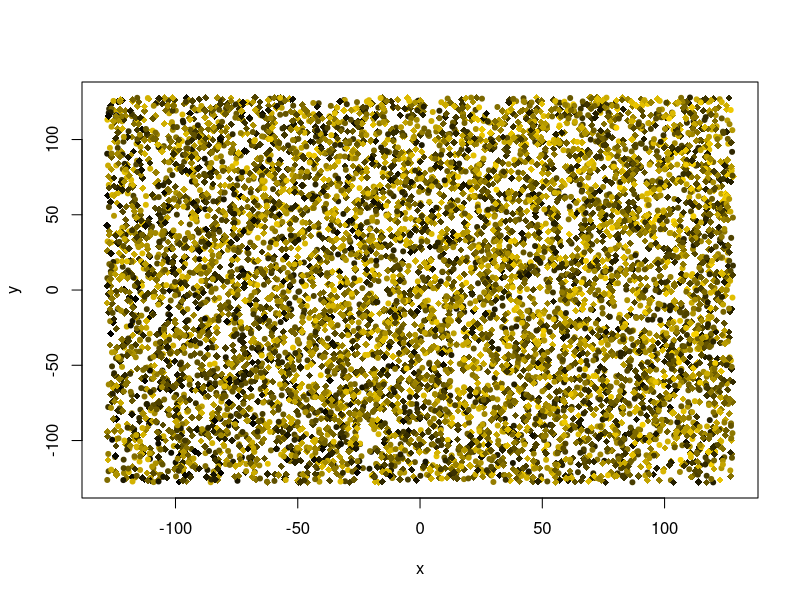
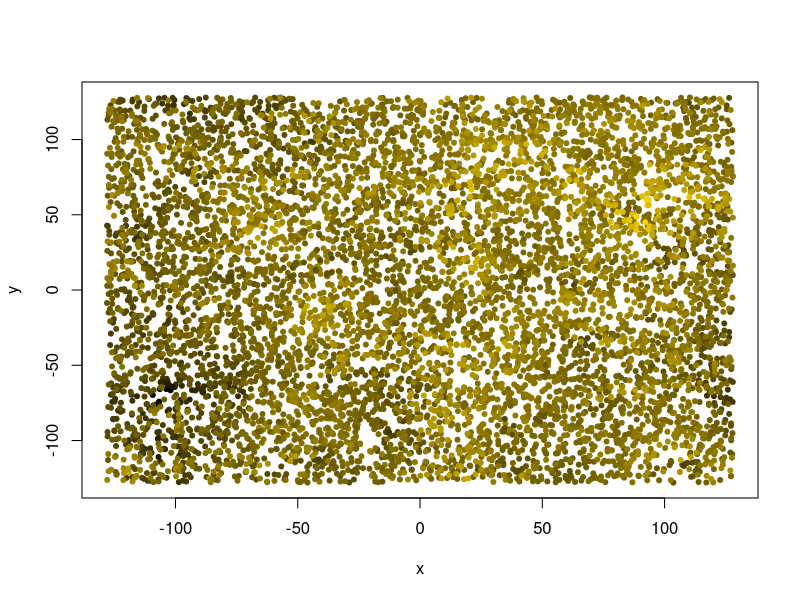
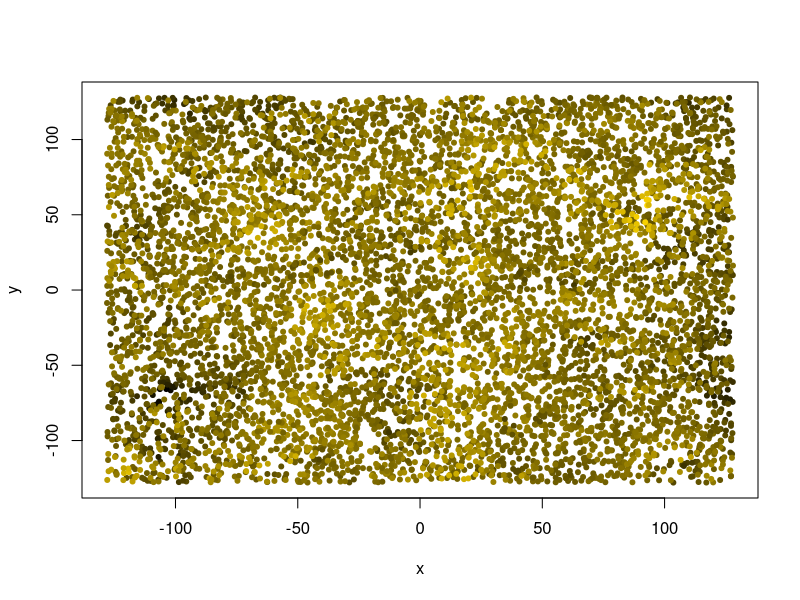

The R source for these figures, in order: (Note: this script raises an error after producing the figures.)
## ---- chunk 1
#| eval: true
.libPaths("/data/R/library")
void <- suppressPackageStartupMessages
# library("sp") |> void()

# our beloved tidyverse components:
library("dplyr") |> void() 
library("ggplot2") |> void()  

## ---- chunk 2
n_observations <- 2^13
extent <- 128
smooth_sigma <- 16
zrange <- 2*pi

# covariate effect magnitudes
a_slope <- pi/3
b_slope <- pi/4

## ---- chunk 3
gimme_points <- function(N = 100, scale = 1.0) (runif(N)*2.0-1.0) * scale
data <- data.frame(
  x = gimme_points(n_observations, extent),
  y = gimme_points(n_observations, extent),
  z_ = gimme_points(n_observations, zrange)
)
knitr::kable(head(data, 5))
## ---- chunk 4

data$a <- 0.7 * data$x / extent + 0.3 * data$y / extent

## ---- chunk 5
data$b <- as.integer(rbinom(n = n_observations, size = 1, prob = 0.4))

data$z <- data$z_ + a_slope * data$a + b_slope * data$b

knitr::kable(head(data, 3))
## ---- chunk 6
#| label: fig-raw-data
#| fig-cap: "The raw data, unsmoothed."

# https://stackoverflow.com/a/9946970
rbpal <- colorRampPalette(c('black','gold'))
color <- rbpal(n_observations)[as.numeric(cut(data$z, breaks = n_observations))]

plot(data$x, data$y, col = color, pch = as.integer(18 + 2*data$b),
  xlab = "x", ylab = "y")
## ---- chunk 7
# compute the difference of all elements of one vector to each other
self_difference <- function (vec) outer(X = vec, Y = vec, FUN = function(X, Y)  Y-X)
wrap_difference <- function (vec) outer(X = vec, Y = vec, FUN = function(X, Y) (Y-X) %% (2*extent))

# Calculate the Euclidean distance of the x and y columns in a data frame.
Euclid <- function (data) sqrt(self_difference(data$x)^2 + self_difference(data$y)^2 )
Euclid_wrap <- function (data) sqrt(wrap_difference(data$x)^2 + wrap_difference(data$y)^2 )

# return the lower triangle of a matrix, unpacking it into a vector of unique values
lower_triangle <- function (mat) mat[lower.tri(mat)]
## ---- chunk 8

# smoothing 2D data
smooth <- function (data, sigma = NULL) {
  
  if (sigma <= 0 || is.null(sigma) || is.na(sigma)) {
    return(data$z)
  }

  dist <- Euclid_wrap(data)
  # sigma <- extent / 3
  weight <- dnorm(dist, 0, sigma) 
  weight <- weight / colSums(weight)
  # do.call("cbind", rep(list(data$z), length(data$z)))
  
  zmoothed <- weight %*% data$z
  return (zmoothed[,1])
}
## ---- chunk 9
#| label: fig-smooth-data
#| fig-cap: "The data, smoothed with a 2D Gaussian kernel. The edges are darker due to edge wrapping."

groupwise_smoothing <- function (grp) {
  sub_data <- data %>%
    filter(b == grp)
  sub_data$s <- smooth(sub_data, smooth_sigma)
  return(sub_data)
}

# "split-apply-combine" strategy
data <- bind_rows(lapply(sort(unique(data$b)),
  FUN = groupwise_smoothing
  ))
color <- rbpal(n_observations)[as.numeric(cut(data$s, breaks = n_observations))]
plot(data$x, data$y, col = color, pch = 20,
  xlab = "x", ylab = "y")

## ---- chunk 10
#| label: fig-data-detrend
#| fig-cap: "The smoothed data, again, after de-trending."

data$d <- lm(s ~ x + y, data)$residual

# another sunrise...
color <- rbpal(n_observations)[as.numeric(cut(data$d, breaks = n_observations))]
plot(data$x, data$y, col = color, pch = 20,
  xlab = "x", ylab = "y") 

## ---- chunk 11

# compute raw distance and difference
dist_diff <- data.frame(
  distance = lower_triangle(Euclid_wrap(data)),
  difference_raw = lower_triangle(self_difference(data$z)),
  difference_smooth = lower_triangle(self_difference(data$s)),
  difference = lower_triangle(self_difference(data$d))
)

# limit range, which is a major performance saver.
dist_diff <- dist_diff %>% 
  filter(distance > 0, distance < extent)


# binning, using `cut`
dist_diff$bin <- as.factor(cut(dist_diff$distance, breaks = as.integer(extent/2)))
dist_diff_binned <- dist_diff %>% 
  group_by(bin) %>%
  summarize_all(
    c("mean" = mean,
      "var" = var,
      "count" = function (vec) length(vec)
    )
  )

# semivariance is simply half the variance
dist_diff_binned$semivariance <- 0.5 * dist_diff_binned$difference_var
# head(dist_diff_binned)
## ---- chunk 12
#| eval: true
#| label: fig-difference-distance
#| fig-cap: "The difference-distance plot, visualized here as box-and-whiskers. Sorry for the ugly x-axis tick labels."

dist_diff %>% 
  ggplot(aes(x = bin, y = abs(difference))) +
  geom_boxplot(
    outlier.shape = 19, outlier.alpha = 0.01,
    notch = TRUE, notchwidth = 0.8, fill = "lightgrey"
  ) +
  theme_bw()
  #geom_jitter(width = 0.2, alpha = 0.01) +
## ---- chunk 13
#| label: fig-empirical-variogram
#| fig-cap: "The left panel shows the averaged difference-distance plot, whereas the right panel is the semivariance, plotted against the distance."

par(mfrow = c(1,2))
plot(dist_diff_binned$distance_mean, dist_diff_binned$distance_count,
   type = "o", col = "darkblue",
   xlab = "distance bin number",
   ylab = "number of pairs"
   )
plot(dist_diff_binned$distance_mean, dist_diff_binned$semivariance,
   type = "o", col = "darkgreen",
   xlab = "bin average distance",
   ylab = "semivariance"
   )

par(mfrow = c(1,1))
## ---- chunk 14

# wrap a regression function to generate residuals
# the result is the parameter to be minimized.
wrap_target_function <- function(x, y, regressor, parameters) {
  predictions <- regressor(x, parameters)
  differences <- y - predictions
  return(sum(sqrt(differences^2)))
}

# yet another trick: we can improve model fit on the closer points,
#   by giving them more weight
wrap_target_function_distanceweighted <- function(x, y, regressor, parameters) {
  predictions <- regressor(x, parameters)
  differences <- y - predictions

  # gently improving performance on proximal points:
  differences <- differences * 1/sqrt(x)

  mse <- sqrt(sum(differences^2))
  return(mse)
}


# this can turn regression output into a usable function.
# εὕρηκα, functional programming!
create_prediction_function <- function(regressor, results) {
  fcn <- function (x) {
    regressor(x, results$par)
  }

  return(fcn)
}

# a uniform way to print results
print_regression_results <- function(orsl, label = "") {
  par <- paste(round(orsl$par, 4), collapse = ", ")
  conv <- orsl$convergence
  eps <- orsl$value
  print(sprintf("%s regression: convergence %i at (%s), mse %.1f", label, conv, par, eps))
}

# note: the `epsilon` can be calculated manually with the formula:
#   sum((predictor_function(x) - y)^2)


# Finally, a quick histogram plot of residuals.
plot_residuals_histogram <- function (x, y, predictor_function, ...) {
  residuals <- predictor_function(x) - y
  ggplot(NULL, aes(x = residuals)) +
    geom_histogram(...) +
    theme_bw()
}


## ---- chunk 15
x <- dist_diff_binned$distance_mean
y <- dist_diff_binned$semivariance

linear_function <- function(x, parameters) {
  return(parameters[1] + parameters[2]*x)
}

optimizer_results <- optim(
  par = c(0, 0.05),
  fn = function(parameters) {
    wrap_target_function(x, y, linear_function, parameters)
  }, method = "Nelder-Mead"
)

print_regression_results(optimizer_results, label = "linear")

## ---- chunk 16
#| label: fig-linear-regression
#| fig-cap: "In principle, you can fit anything you like to the semivariance."

predictor_function <- create_prediction_function(linear_function, optimizer_results)

ggplot(NULL, aes(x = x, y = y)) +
  geom_point(size = 2.5, colour = "black", fill = "white", alpha = 0.4) +
  geom_line(aes(x = x, y = predictor_function(x))) +
  theme_minimal()

## ---- chunk 17
#| label: fig-gauss-function
#| fig-cap: "Although it is inverted, scaled, y-shifted, and centered on zero, you will certainly recognize our beloved bell-curve: the Gaussian. Note that we will only use the right half to proceed."

gauss_function <- function(x, parameters) {
  sill <- parameters[1] # height
  mu <- 0 # mean, always zero here
  sigma <- parameters[2] # standard deviation
  nugget <- parameters[3] # total height

  # the raw, unscaled gaussian kernel
  gauss <- exp(-((x-mu)^2)/(2*sigma^2))

  # the bell should point downwards:
  result <- sill - (sill - nugget) * gauss

  return(result)
}

try_x <- seq(-pi, pi, length.out = 100)
try_y <- gauss_function(try_x, parameters = c(2., 1., 0.5))

plot(try_x, try_y, type = "l", xlab = "x", ylab = "y", ylim = c(0, 2.))
abline(v = 0)

## ---- chunk 18


x <- dist_diff_binned$distance_mean
y <- dist_diff_binned$semivariance # multiplied to support optimizer

start_values <- c(zrange, smooth_sigma, 0.) 
optimizer_results <- optim(
  par = start_values,
  lower = c(0.0, 0.0, 0.0), # all positive parameters
  fn = function(parameters) {
    wrap_target_function_distanceweighted(x, y, gauss_function, parameters)
  }, 
  control = list("fnscale" = 1e-8),
  method = "L-BFGS-B" 
)

predictor_function <- create_prediction_function(
  gauss_function,
  optimizer_results
)

print_regression_results(optimizer_results, label = "Gauss")

## ---- chunk 19
#| label: fig-gauss-residuals
#| fig-cap: "Residual distribution of the Matérn model for semivariance."
plot_residuals_histogram(x, y, predictor_function,
  bins = 32, fill = "lightgray", color = "black")
## ---- chunk 20
sill <- optimizer_results$par[1]
range <- 2*optimizer_results$par[2]
nugget <- optimizer_results$par[3]
## ---- chunk 21
#| label: fig-gauss-variogram
#| fig-cap: "Residual distribution of the Matérn model for semivariance."

predx <- seq(0, extent, length.out = 2*extent + 1)

ggplot(NULL, aes(x = x, y = y)) +
  geom_vline(xintercept = range, color = "darkgrey") +
  geom_hline(yintercept = nugget, color = "darkgrey") +
  geom_hline(yintercept = sill, color = "darkgrey") +
  geom_point(size = 2.5, colour = "black", fill = "white", alpha = 0.4) +
  geom_line(aes(x = predx, y = predictor_function(predx))) +
  theme_minimal()

## ---- chunk 22

fit_variogram <- function(x, y, value, fcn, skip_detrend = FALSE, ...) {
  # the ellipsis ( , ...) will pass through optimizer parameters

  # convenience structure to match the above
  df <- data.frame(x = x, y = y, z = value)

  # de-trending, optionally disabled
  if (skip_detrend) {
    df$d <- df$z
  } else {
    df$d <- lm(z ~ x + y, df)$residual
  }

  # distance-difference
  dd <- data.frame(
      dist = lower_triangle(Euclid_wrap(df)),
      diff = lower_triangle(self_difference(df$d))
    ) %>%
    filter(dist > 0, dist < extent)

  # binning
  dd$bin <- as.factor(cut(dd$dist, breaks = as.integer(extent/2)))
  dd_binned <- dd %>% 
    group_by(bin) %>%
    summarize_all(
      c("mean" = mean,
        "var" = var
      )
    )

  # regression
  regx <- dd_binned$dist_mean
  regy <- 0.5 * dd_binned$diff_var


  optimizer_results <- optim(
    fn = function(parameters) {
      wrap_target_function_distanceweighted(regx, regy, fcn, parameters)
    },
    ...
  )

  print_regression_results(optimizer_results, label = "")

  # store everything in one list;
  # do I sense a smidgen of OOP here? No, not really.
  optimizer_results$fcn <- fcn
  optimizer_results$regx <- regx
  optimizer_results$regy <- regy

  return(optimizer_results)
}

## ---- chunk 23

matern_function <- function(d, parameters) {
  sill <- parameters[1] # related to semivariance
  sigma <- parameters[2] # related to actual range; turning point
  nugget <- parameters[3]
  nu <- parameters[4]

  z <- sqrt(2 * nu) * d / sigma
  K <- suppressWarnings(besselK(z, nu))
  matern <- (z)^nu * K / (2^(nu - 1) * gamma(nu))
  result <- sill - (sill - nugget) * matern
  
  result[is.na(result)] <- 0
  return(result)
}

## ---- chunk 24
plot_matern <- function(optimizer_results) {

  # retrieve everything 
  fcn <- optimizer_results$fcn
  regx <- optimizer_results$regx
  regy <- optimizer_results$regy

  # wrap the function with the optimized parameters
  predictor_function <- create_prediction_function(
    fcn,
    optimizer_results
  )

  # extract parameters
  sill <- optimizer_results$par[1]
  sigma <- optimizer_results$par[2]
  range <- 2*optimizer_results$par[2]
  nugget <- optimizer_results$par[3]


  # plotting
  plotx <- seq(0, extent, length.out = 2*extent + 1)
  plotx <- plotx[plotx>0]
  
  g <- ggplot(NULL, aes(x = regx, y = regy)) +
    geom_vline(xintercept = range, color = "darkgrey") +
    geom_hline(yintercept = nugget, color = "darkgrey") +
    geom_hline(yintercept = sill, color = "darkgrey") +
    geom_point(size = 2.5, colour = "black", fill = "white", alpha = 0.4) +
    geom_line(aes(x = plotx, y = predictor_function(plotx))) +
    labs(title = "Matérn regression, with range indicated (vertical line)") +
    theme_minimal()

  return(g)
}


## ---- chunk 25
#| label: fig-alldata-variogram
#| fig-cap: "Variogram of all the data, with a Matérn fit."

vg_all <- fit_variogram(
    x = data$x,
    y = data$y,
    value = data$s,
    fcn = matern_function,
    par = c(zrange, smooth_sigma, 0., 1.),
    lower = c(0.0, 0.0, 0., 0.001),
    upper = c(10, 100, 100, 100),
    control = list("fnscale" = 1e-8),
    method = "L-BFGS-B" 
  )
plot_matern(vg_all)

## ---- chunk 26
#| label: fig-subdata-variogram
#| fig-cap: "Variogram of the sub-data in the `b == 0` category."
semi_data <- data %>%
  filter(b == 0)

vg_b0 <- fit_variogram(
    x = semi_data$x,
    y = semi_data$y,
    value = semi_data$s,
    fcn = matern_function,
    par = c(zrange, smooth_sigma, 0., 1.),
    lower = c(0.0, 0.0, 0., 0.001),
    upper = c(10, 100, 100, 100),
    control = list("fnscale" = 1e-8),
    method = "L-BFGS-B" 
  )
plot_matern(vg_b0)


## ---- chunk 27
#| label: fig-subdata-variogram-b1
#| fig-cap: "Variogram of the sub-data in the `b == 1` category."
semi_data <- data %>%
  filter(b == 1)
vg_b1 <- fit_variogram(
    x = semi_data$x,
    y = semi_data$y,
    value = semi_data$s,
    fcn = matern_function,
    par = c(zrange, smooth_sigma, 0., 1.),
    lower = c(0.0, 0.0, 0., 0.001),
    upper = c(10, 100, 100, 100),
    control = list("fnscale" = 1e-8),
    method = "L-BFGS-B" 
  )
plot_matern(vg_b1)

## ---- chunk 28
#| label: fig-variogram-nodetrend
#| fig-cap: "Variogram of the data with de-trending disabled."
vg_nodetrend <- fit_variogram(
    x = data$x,
    y = data$y,
    value = data$s,
    fcn = matern_function,
    skip_detrend = TRUE,
    par = c(zrange, smooth_sigma, 0., 1.),
    lower = c(0.0, 0.0, 0., 0.001),
    upper = c(10, 100, 100, 100),
    control = list("fnscale" = 1e-8),
    method = "L-BFGS-B" 
  )
plot_matern(vg_nodetrend)

## ---- chunk 29
#| label: fig-variogram-rawdata
#| fig-cap: "Variogram of the Non-Tobleronian raw data, i.e. random data without spatial relation."

vg_nosmoothing <- fit_variogram(
    x = data$x,
    y = data$y,
    value = data$z,
    fcn = matern_function,
    skip_detrend = TRUE,
    par = c(zrange, smooth_sigma, 0., 1.),
    lower = c(0.0, 0.0, 0., 0.99),
    upper = c(100, 100, 0.01, 1.01),
    control = list("fnscale" = 1e-8),
    method = "L-BFGS-B" 
  )
plot_matern(vg_nosmoothing)
